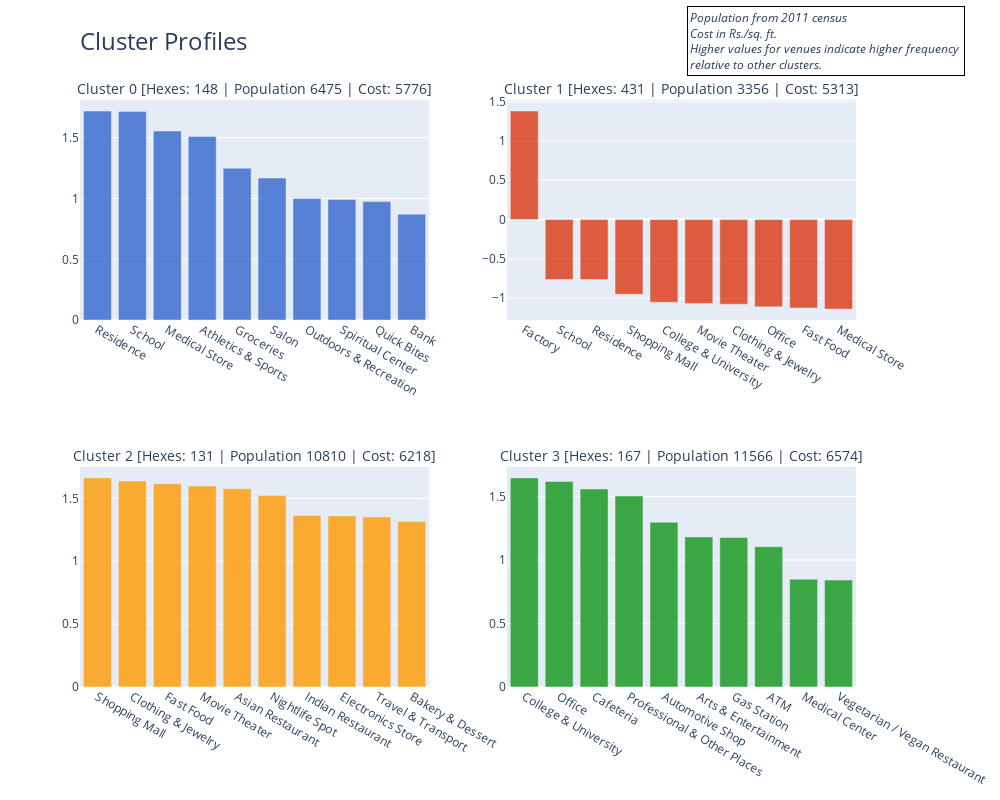

Notebook cell for this chart:
### Code cell
fig = make_subplots(
    rows = rows,
    cols = cols,
    subplot_titles = subplot_titles,
)

cmap = px.colors.qualitative.G10[0:num_clusters] # Color map to use

fig.update_layout(
    title = dict(text = 'Cluster Profiles', x = 0.08, xanchor = 'left',  font_size = 24),
    width = 1000,
    height = 800,
    showlegend = False,
    template = 'plotly',
    colorway = cmap,
)

# Starting row, column
r = 1
c = 1


for i in df_kmeans_clusters.index:
    data = df_kmeans_profiles.loc[i].sort_values(ascending = False)[0:10]
    trace = go.Bar(
        x = data.index,
        y = data.values,
        orientation = 'v',
        opacity = 0.8,
    )
    fig.add_trace(trace, row = r, col = c)
    if c < cols:
        c += 1
    else:
        r += 1 # If last column increment row
        c = 1

fig.update_annotations(font_size = 14)

note = go.layout.Annotation(
    text = '<i>'
        + '<br>Population from 2011 census'
        + '<br>Cost in Rs./sq. ft.'
        + '<br>Higher values for venues indicate higher frequency <br>relative to other clusters.'
        + '</i>',
    font = dict(size = 12),
    align = 'left',
    xref = 'paper',
    yref = 'paper',
    xanchor = 'right',
    yanchor = 'top',
    x = 1.14,
    y = 1.16,
    bordercolor = 'black',
    borderwidth = 1,
    borderpad = 2,
    showarrow = False,
)

fig.add_annotation(note)

fig.show()

### Figure 1 — Plotly figure (JSON) as saved in the notebook; plotly's stock layout.template omitted (floating-point values rounded to 4 significant figures)
{"data": [{"opacity": 0.8, "orientation": "v", "type": "bar", "x": ["Residence", "School", "Medical Store", "Athletics & Sports", "Groceries", "Salon", "Outdoors & Recreation", "Spiritual Center", "Quick Bites", "Bank"], "xaxis": "x", "y": [1.719, 1.716, 1.554, 1.51, 1.249, 1.168, 0.9993, 0.9927, 0.9744, 0.8708], "yaxis": "y"}, {"opacity": 0.8, "orientation": "v", "type": "bar", "x": ["Factory", "School", "Residence", "Shopping Mall", "College & University", "Movie Theater", "Clothing & Jewelry", "Office", "Fast Food", "Medical Store"], "xaxis": "x2", "y": [1.381, -0.7631, -0.7638, -0.9501, -1.053, -1.067, -1.076, -1.11, -1.125, -1.139], "yaxis": "y2"}, {"opacity": 0.8, "orientation": "v", "type": "bar", "x": ["Shopping Mall", "Clothing & Jewelry", "Fast Food", "Movie Theater", "Asian Restaurant", "Nightlife Spot", "Indian Restaurant", "Electronics Store", "Travel & Transport", "Bakery & Dessert"], "xaxis": "x3", "y": [1.663, 1.637, 1.615, 1.597, 1.576, 1.523, 1.365, 1.359, 1.352, 1.316], "yaxis": "y3"}, {"opacity": 0.8, "orientation": "v", "type": "bar", "x": ["College & University", "Office", "Cafeteria", "Professional & Other Places", "Automotive Shop", "Arts & Entertainment", "Gas Station", "ATM", "Medical Center", "Vegetarian / Vegan Restaurant"], "xaxis": "x4", "y": [1.648, 1.619, 1.56, 1.505, 1.299, 1.182, 1.178, 1.105, 0.8498, 0.8422], "yaxis": "y4"}], "layout": {"annotations": [{"font": {"size": 14}, "showarrow": false, "text": "Cluster 0 [Hexes: 148 | Population 6475 | Cost: 5776]", "x": 0.225, "xanchor": "center", "xref": "paper", "y": 1, "yanchor": "bottom", "yref": "paper"}, {"font": {"size": 14}, "showarrow": false, "text": "Cluster 1 [Hexes: 431 | Population 3356 | Cost: 5313]", "x": 0.775, "xanchor": "center", "xref": "paper", "y": 1, "yanchor": "bottom", "yref": "paper"}, {"font": {"size": 14}, "showarrow": false, "text": "Cluster 2 [Hexes: 131 | Population 10810 | Cost: 6218]", "x": 0.225, "xanchor": "center", "xref": "paper", "y": 0.375, "yanchor": "bottom", "yref": "paper"}, {"font": {"size": 14}, "showarrow": false, "text": "Cluster 3 [Hexes: 167 | Population 11566 | Cost: 6574]", "x": 0.775, "xanchor": "center", "xref": "paper", "y": 0.375, "yanchor": "bottom", "yref": "paper"}, {"align": "left", "bordercolor": "black", "borderpad": 2, "borderwidth": 1, "font": {"size": 12}, "showarrow": false, "text": "<i><br>Population from 2011 census<br>Cost in Rs./sq. ft.<br>Higher values for venues indicate higher frequency <br>relative to other clusters.</i>", "x": 1.14, "xanchor": "right", "xref": "paper", "y": 1.16, "yanchor": "top", "yref": "paper"}], "colorway": ["#3366CC", "#DC3912", "#FF9900", "#109618"], "height": 800, "showlegend": false, "title": {"font": {"size": 24}, "text": "Cluster Profiles", "x": 0.08, "xanchor": "left"}, "width": 1000, "xaxis": {"anchor": "y", "domain": [0, 0.45]}, "xaxis2": {"anchor": "y2", "domain": [0.55, 1]}, "xaxis3": {"anchor": "y3", "domain": [0, 0.45]}, "xaxis4": {"anchor": "y4", "domain": [0.55, 1]}, "yaxis": {"anchor": "x", "domain": [0.625, 1]}, "yaxis2": {"anchor": "x2", "domain": [0.625, 1]}, "yaxis3": {"anchor": "x3", "domain": [0, 0.375]}, "yaxis4": {"anchor": "x4", "domain": [0, 0.375]}}}
